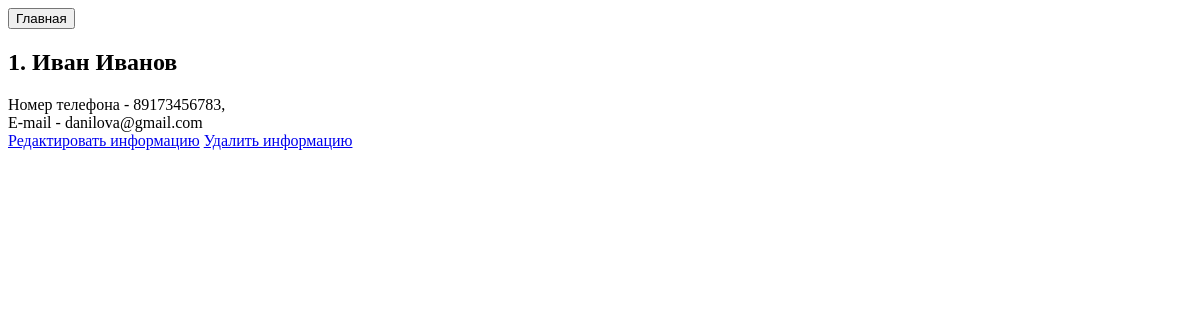
The page /customers/1/ on the database as committed earlier.
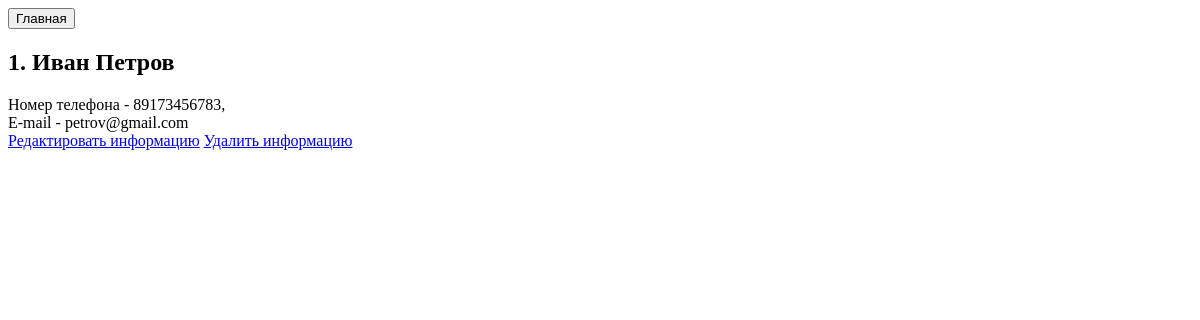
The same page on the database as committed later.
### customers/models.py (models this page shows, shortened)
class Customers(models.Model):
    customer_id = models.IntegerField(unique=True)
    name = models.CharField('Имя', max_length=50, blank=True)
    last_name = models.CharField('Фамилия', max_length=50, blank=True)
    number = models.IntegerField('Номер телефона', blank=True, unique=True)
    email = models.EmailField('E-mail', max_length=50, blank=True, unique=True)

### customers/views.py (the view)
# urls.py: path('<int:pk>/', CustomersDetailView.as_view(), name='detail'),
class CustomersDetailView(DetailView):
    model = Customers
    template_name = 'customers/detail.html'
    context_object_name = 'customer'

### customers/templates/customers/detail.html (shortened to what this page needs)
<html lang="en">
<head>
</head>
<body>
    <a href="{% url "main:index" %}"><button>Главная</button></a><br>
    <div>
        <h2>{{customer.customer_id}}. {{customer.name}} {{customer.last_name}}</h2>
        <div>
            Номер телефона - {{customer.number}},<br>
            E-mail - {{customer.email}}<br>
        </div>
        <a href="{% url "customers:update" customer.id %}">Редактировать информацию</a>
        <a href="{% url "customers:delete" customer.id %}">Удалить информацию</a>
    </div>
</body>
</html>

Rows that differ between the two databases and show on the page:
changed Customers "Иван": last_name "Иванов" → "Петров"; email "danilova@gmail.com" → "petrov@gmail.com"
